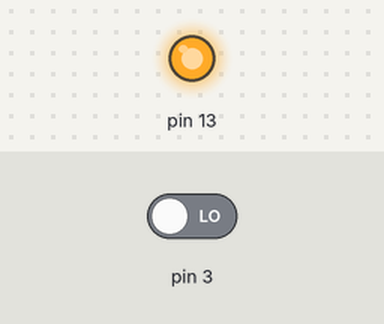
Simulated run of this sketch. Board: Arduino Uno, built with avr-gcc and run on an emulated ATmega328P. Shown: output pins drawn as LEDs (lit = HIGH). The test bench sets the inputs (shaded band); at power-on: pin 3 LOW.

Above: at 0.1 s.
At 4.1 s:
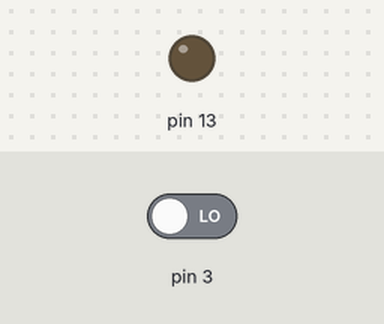
Timing chart, 0 to 5.6 s (numbered marks = the images above):
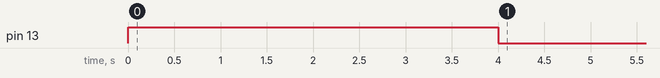

The sketch:

test_int.ino
```cpp
void setup() {
  // put your setup code here, to run once:
pinMode(13,OUTPUT);
digitalWrite(13,HIGH);
delay(4000);
digitalWrite(13,LOW);

}

void loop() {
  // put your main code here, to run repeatedly:
attachInterrupt(digitalPinToInterrupt(3),test,CHANGE);

}
void test()
{
  digitalWrite(13,HIGH);
  delay(1000);
digitalWrite(13,LOW);
}
```
